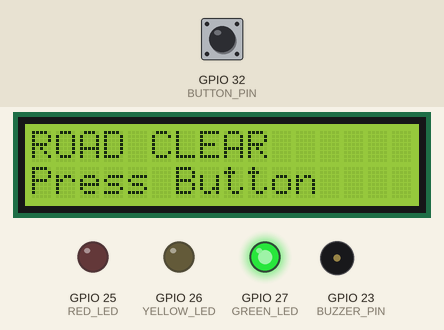
A sketch run on a simulated ESP32. Parts: 16×2 character LCD, output pins drawn as LEDs (lit = HIGH), buzzer (waves = sounding). Inputs (shaded band) come from the test bench; at power-on: GPIO 32 (BUTTON_PIN) HIGH. What the sketch prints to the serial monitor is not drawn.

Above: at 1.2 s.
1.3 s: GPIO 32 (BUTTON_PIN) pulled LOW for 0.15 s
At 2.7 s:
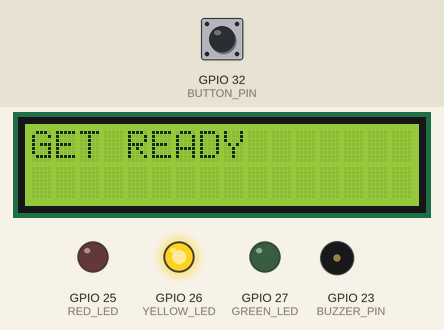
At 4.2 s:
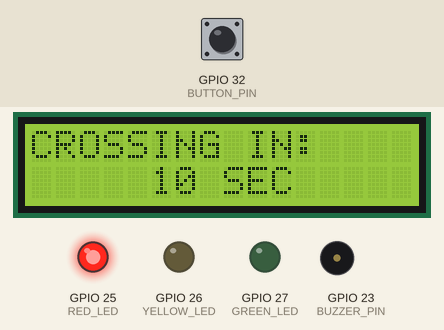
4.4 s: GPIO 32 (BUTTON_PIN) pulled LOW for 1 s
At 14.1 s:
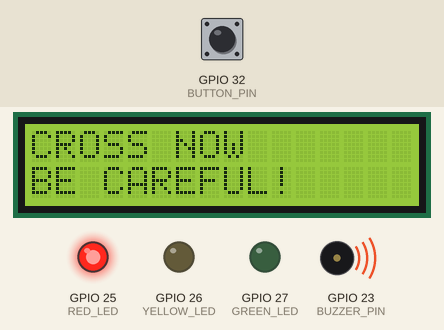
Timing chart, 0 to 20.2 s (numbered marks = the images above; inputs shaded):
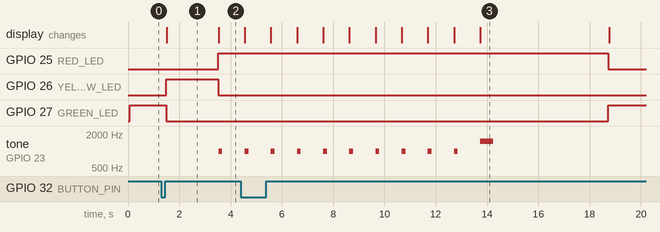

The sketch:

sketch.ino
```cpp
#include <Wire.h>
#include <LiquidCrystal_I2C.h>

#define RED_LED 25
#define YELLOW_LED 26
#define GREEN_LED 27
#define BUTTON_PIN 32
#define BUZZER_PIN 23

LiquidCrystal_I2C lcd(0x27, 16, 2);

bool crossingActive = false;

void setup() {
  Serial.begin(115200);

  pinMode(RED_LED, OUTPUT);
  pinMode(YELLOW_LED, OUTPUT);
  pinMode(GREEN_LED, OUTPUT);
  pinMode(BUTTON_PIN, INPUT_PULLUP);
  pinMode(BUZZER_PIN, OUTPUT);

  lcd.init();
  lcd.backlight();

  digitalWrite(RED_LED, LOW);
  digitalWrite(YELLOW_LED, LOW);
  digitalWrite(GREEN_LED, HIGH);

  lcd.setCursor(0, 0);
  lcd.print("ROAD CLEAR");

  lcd.setCursor(0, 1);
  lcd.print("Press Button");

  Serial.println("Smart Pedestrian Crossing");
  Serial.println("System Ready");
}

void loop() {

  if (digitalRead(BUTTON_PIN) == LOW && !crossingActive) {

    crossingActive = true;

    delay(200);

    Serial.println("Pedestrian Button Pressed");

    // Warning phase
    digitalWrite(GREEN_LED, LOW);
    digitalWrite(YELLOW_LED, HIGH);

    lcd.clear();
    lcd.setCursor(0, 0);
    lcd.print("GET READY");

    Serial.println("GET READY");

    delay(2000);

    // Stop traffic
    digitalWrite(YELLOW_LED, LOW);
    digitalWrite(RED_LED, HIGH);

    Serial.println("Traffic STOPPED");

    // Countdown
    for (int count = 10; count >= 1; count--) {

      lcd.clear();

      lcd.setCursor(0, 0);
      lcd.print("CROSSING IN:");

      lcd.setCursor(5, 1);
      lcd.print(count);
      lcd.print(" SEC");

      Serial.print("Countdown: ");
      Serial.println(count);

      tone(BUZZER_PIN, 1000, 150);

      delay(1000);
    }

    // Pedestrian crossing
    lcd.clear();

    lcd.setCursor(0, 0);
    lcd.print("CROSS NOW");

    lcd.setCursor(0, 1);
    lcd.print("BE CAREFUL!");

    Serial.println("CROSS NOW");

    tone(BUZZER_PIN, 1500, 500);

    delay(5000);

    // Return to normal
    digitalWrite(RED_LED, LOW);
    digitalWrite(GREEN_LED, HIGH);

    lcd.clear();

    lcd.setCursor(0, 0);
    lcd.print("ROAD CLEAR");

    lcd.setCursor(0, 1);
    lcd.print("Press Button");

    Serial.println("ROAD CLEAR");

    crossingActive = false;
  }
}
```

Measured:
- after the input at 1.3 s, GPIO 25 (RED_LED): LOW → HIGH after 2.2 s; GPIO 26 (YELLOW_LED): LOW → HIGH after 0.20 s, → LOW 2.0 s later; GPIO 27 (GREEN_LED): HIGH → LOW after 0.20 s; tone on GPIO 23 (BUZZER_PIN): silent → 1000 Hz after 2.2 s, → silent 0.15 s later; the display: changes after 0.21 s (image 1)
- what the display in image 1 shows lasts 2.0 s, from 1.5 s to 3.5 s
